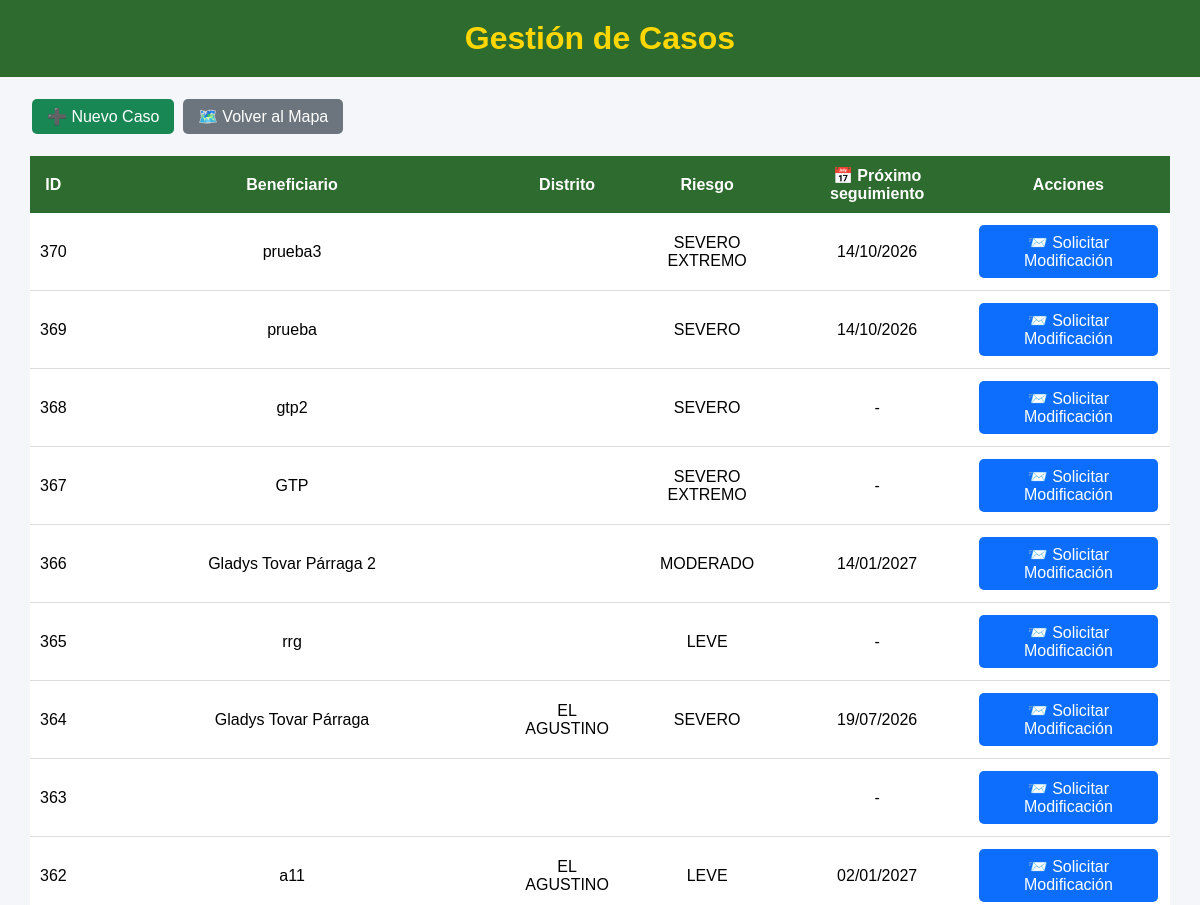
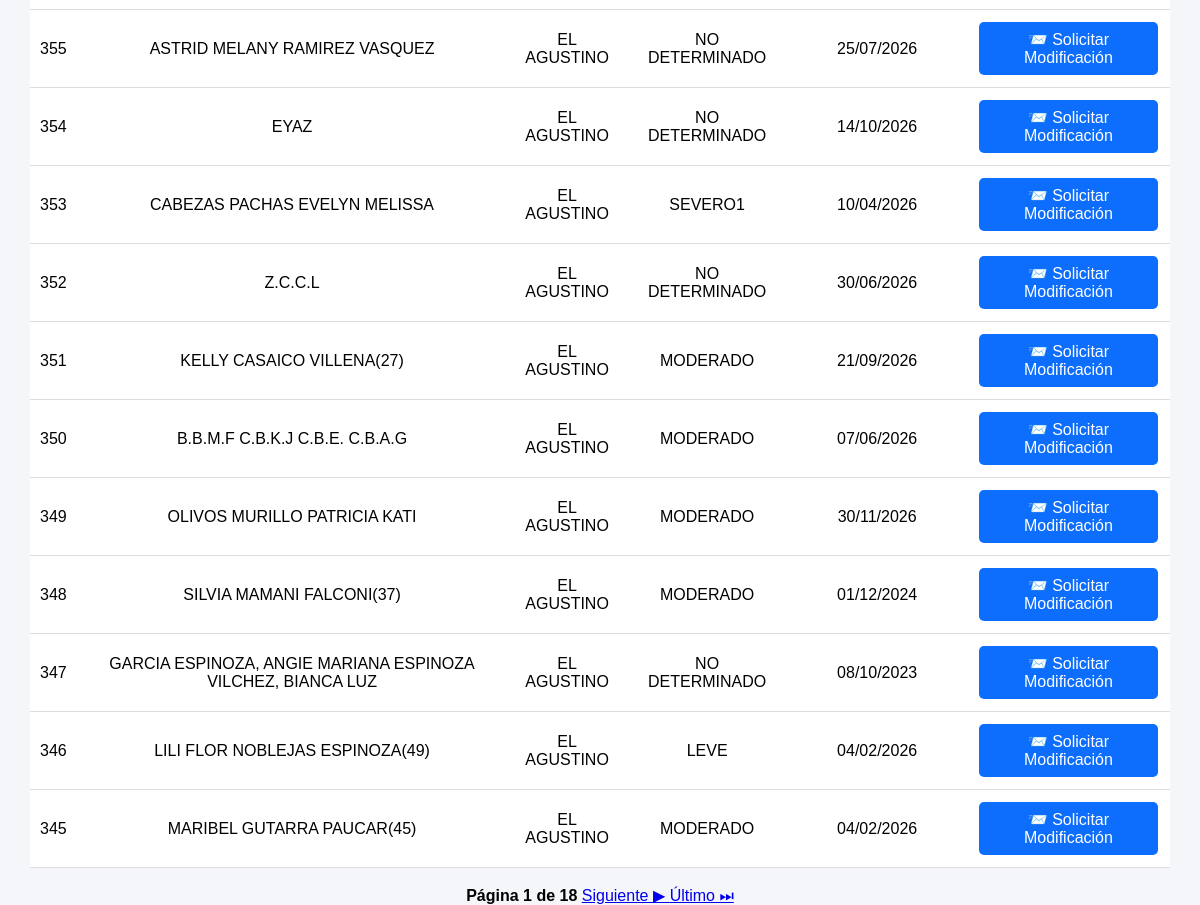
Page /gestion-casos/ (signed in) on the earlier database version (2 pictures, top to bottom).
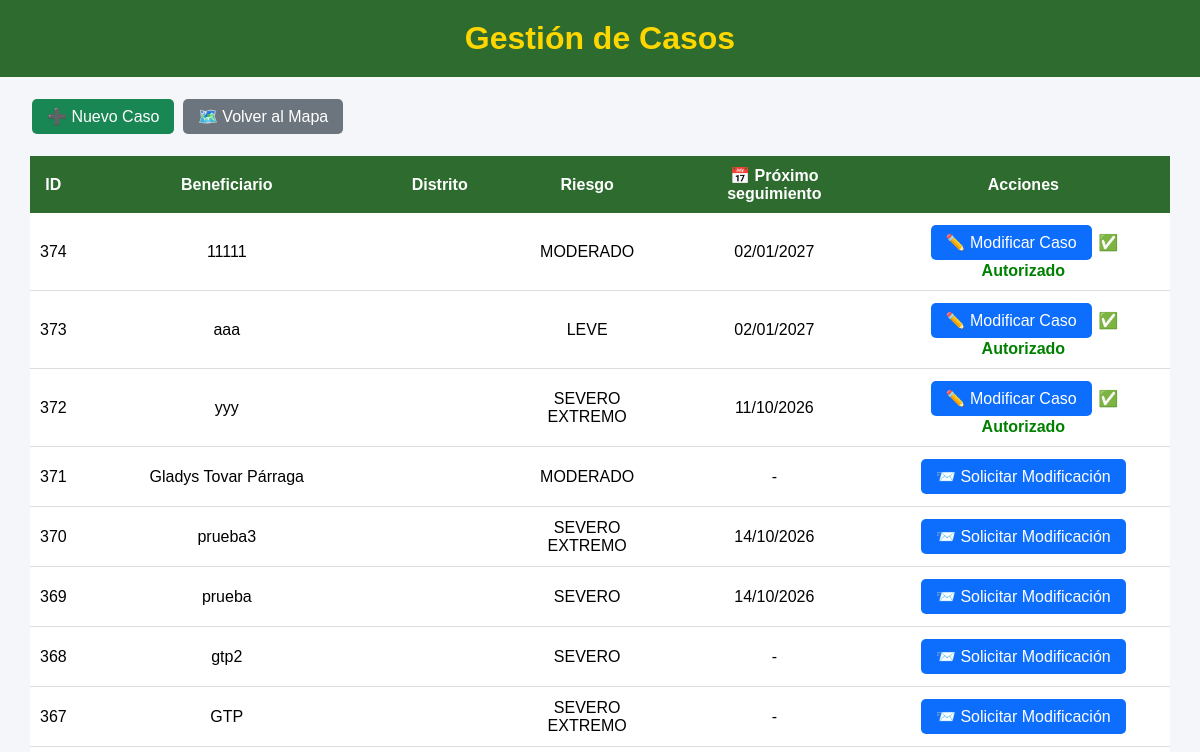
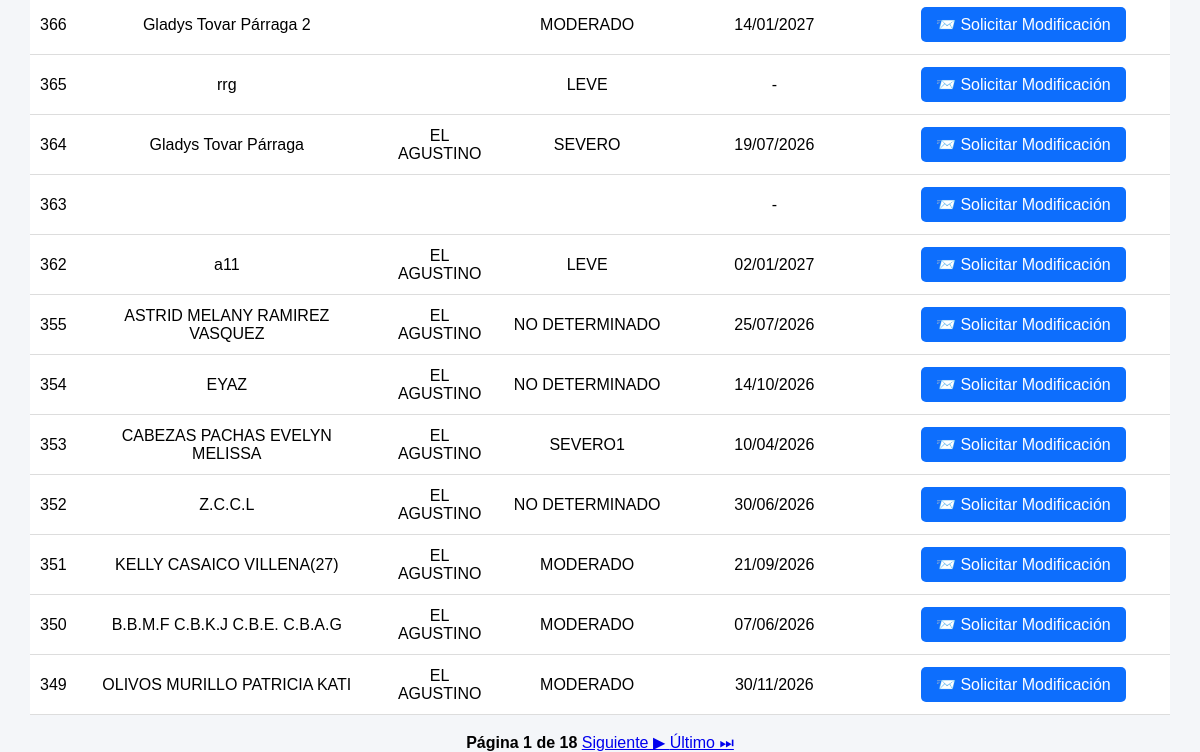
Same page on the later database version (2 pictures, top to bottom).
### mapa/models.py (models this page shows, shortened)
class Caso(models.Model):
    RIESGOS = [
        ("LEVE", "Leve"),
        ("MODERADO", "Moderado"),
        ("SEVERO", "Severo"),
        ("SEVERO EXTREMO", "Severo extremo"),
        ("NO DETERMINADO", "No determinado"),
    ]
    NOTIFICACION = [
        ("PENDIENTE", "Pendiente"),
        ("NOTIFICADO", "Notificado"),
    ]
    DISTRITOS = [
        ("EL AGUSTINO", "EL AGUSTINO"),
        ("ATE", "ATE"),
        ("SANTA ANITA", "SANTA ANITA"),
        ("SAN LUIS", "SAN LUIS"),
        ("LA VICTORIA", "LA VICTORIA"),
        ("RIMAC", "RIMAC"),
        ("CERCADO DE LIMA", "CERCADO DE LIMA"),
    ]
    beneficiario = models.CharField(max_length=200, blank=True)
    dni_beneficiario = models.CharField(
        max_length=8,
        blank=True
    )
    domicilio = models.CharField(max_length=300, blank=True)
    nivel_riesgo = models.CharField(
        max_length=30,
        choices=RIESGOS,
        blank=True
    )
    distrito = models.CharField(
        max_length=100,
        choices=DISTRITOS,
        blank=True
    )
    comisaria = models.CharField(max_length=200, blank=True)
    efectivo = models.CharField(max_length=100, blank=True)
    responsable = models.ForeignKey(
    User,
    null=True,
    blank=True,
    on_delete=models.SET_NULL,
    related_name="casos_asignados"
    )
    folder = models.CharField(max_length=100, blank=True)
    expediente = models.CharField(max_length=100, blank=True)
    agresor = models.CharField(max_length=200, blank=True)
    dni_agresor = models.CharField(
        max_length=8,
        blank=True
    )
    telefono = models.CharField(max_length=50, blank=True)
    fecha_registro = models.DateField(
        null=True,
        blank=True
    )
    ultima_visita = models.DateField(
        null=True,
        blank=True
    )
    fecha_limite = models.DateField(
        "Próximo seguimiento",
        null=True,
        blank=True
)
    notificacion_beneficiario = models.CharField(
        max_length=15,
        choices=NOTIFICACION,
        default="PENDIENTE"
    )
    fecha_notificacion_beneficiario = models.DateField(
        null=True,
        blank=True
    )
    notificacion_agresor = models.CharField(
        max_length=15,
        choices=NOTIFICACION,
        default="PENDIENTE"
    )
    fecha_notificacion_agresor = models.DateField(
        null=True,
        blank=True
    )
    estado = models.CharField(
        max_length=15,
        default="ACTIVO"
    )
    latitud = models.FloatField(
        null=True,
        blank=True
    )
    longitud = models.FloatField(
        null=True,
        blank=True
    )
    edicion_autorizada = models.BooleanField(
        default=False
    )
    class Meta:
        permissions = [
            ("modificar_directo", "Puede modificar casos directamente"),
            ("aprobar_modificacion", "Puede aprobar modificaciones"),
            ("archivar_directo", "Puede archivar casos directamente"),
            ("aprobar_archivado", "Puede aprobar archivados"),
            ("eliminar_directo", "Puede eliminar casos directamente"),
            ("aprobar_eliminacion", "Puede aprobar eliminaciones"),
            ("administrar_usuarios", "Puede administrar usuarios"),
        ]

### mapa/views.py (the view)
# urls.py: path("gestion-casos/", views.gestion_casos, name="gestion_casos"),
@login_required
def gestion_casos(request):
    from django.core.paginator import Paginator
    casos = Caso.objects.filter(
        estado="ACTIVO"
    ).order_by("-id")
    paginador = Paginator(casos, 20)
    pagina = request.GET.get("page")
    casos = paginador.get_page(pagina)
    return render(
        request,
        "mapa/gestion_casos.html",
        {
            "casos": casos
        }
    )

### mapa/templates/mapa/gestion_casos.html (shortened to what this page needs)
<!DOCTYPE html>
<html lang="es">
<head>
</head>
<body>
<header>
    <h1>Gestión de Casos</h1>
</header>
<div class="contenedor">
    <div class="acciones">
        <a href="{% url 'nuevo_caso' %}" class="btn nuevo">
            ➕ Nuevo Caso
        </a>
        <a href="/" class="btn volver">
            🗺️ Volver al Mapa
        </a>
    </div>
    <table>
        <tr>
            <th>ID</th>
            <th>Beneficiario</th>
            <th>Distrito</th>
            <th>Riesgo</th>
            <th>📅 Próximo seguimiento</th>
            <th>Acciones</th>
        </tr>
        {% for caso in casos %}
        <tr>
            <td>{{ caso.id }}</td>
            <td>{{ caso.beneficiario }}</td>
            <td>{{ caso.distrito }}</td>
            <td>{{ caso.nivel_riesgo }}</td>
            <td>
                {% if caso.fecha_limite %}
                    {{ caso.fecha_limite|date:"d/m/Y" }}
                {% else %}
        -
                 {% endif %}
        </td>
         <td>
    {% if request.user.is_superuser or request.user.groups.all.0.name == "Administrador" %}
        <a href="{% url 'editar_caso' caso.id %}" class="btn editar">
            ✏️ Editar
        </a>
        <a href="{% url 'archivar_caso' caso.id %}"
           class="btn archivar"
           onclick="return confirm('¿Desea archivar este caso?');">
            📁 Archivar
        </a>
    {% elif request.user.groups.all.0.name == "Usuario_MP" %}
    {% if caso.edicion_autorizada %}
        <a href="{% url 'editar_caso' caso.id %}" class="btn editar">
            ✏️ Modificar Caso
        </a>
        <span style="color:green; font-weight:bold;">
            ✅ Autorizado
        </span>
    {% else %}
        <a href="{% url 'solicitar_modificacion' caso.id %}" class="btn editar">
            📨 Solicitar Modificación
        </a>
    {% endif %}
{% endif %}
</td>
        </tr>
        {% empty %}
        <tr>
            <td colspan="6">
                No hay casos registrados.
            </td>
        </tr>
        {% endfor %}
    </table>
    <br>
<div style="text-align:center;">
    <strong>
        Página {{ casos.number }} de {{ casos.paginator.num_pages }}
    </strong>
    {% if casos.has_next %}
        <a href="?page={{ casos.next_page_number }}">
            Siguiente ▶
        </a>
        <a href="?page={{ casos.paginator.num_pages }}">
            Último ⏭
        </a>
    {% endif %}
</div>
</div>
</body>
</html>

Differences in the rows shown:
no longer on this page (row unchanged): Caso: id "348", beneficiario "SILVIA MAMANI FALCONI(37)", distrito "EL AGUSTINO", nivel_riesgo "MODERADO", fecha_limite "01/12/2024", edicion_autorizada "📨 Solicitar Modificación"
no longer on this page (row unchanged): Caso: id "347", beneficiario "GARCIA ESPINOZA, ANGIE MARIANA ESPINOZA VILCHEZ, BIANCA LUZ", distrito "EL AGUSTINO", nivel_riesgo "NO DETERMINADO", fecha_limite "08/10/2023", edicion_autorizada "📨 Solicitar Modificación"
no longer on this page (row unchanged): Caso: id "346", beneficiario "LILI FLOR NOBLEJAS ESPINOZA(49)", distrito "EL AGUSTINO", nivel_riesgo "LEVE", fecha_limite "04/02/2026", edicion_autorizada "📨 Solicitar Modificación"
no longer on this page (row unchanged): Caso: id "345", beneficiario "MARIBEL GUTARRA PAUCAR(45)", distrito "EL AGUSTINO", nivel_riesgo "MODERADO", fecha_limite "04/02/2026", edicion_autorizada "📨 Solicitar Modificación"
added Caso: id "374", beneficiario "11111", nivel_riesgo "MODERADO", fecha_limite "02/01/2027", edicion_autorizada "✏️ Modificar Caso"
added Caso: id "373", beneficiario "aaa", nivel_riesgo "LEVE", fecha_limite "02/01/2027", edicion_autorizada "✏️ Modificar Caso"
added Caso: id "372", beneficiario "yyy", nivel_riesgo "SEVERO EXTREMO", fecha_limite "11/10/2026", edicion_autorizada "✏️ Modificar Caso"
added Caso: id "371", beneficiario "Gladys Tovar Párraga", nivel_riesgo "MODERADO", edicion_autorizada "📨 Solicitar Modificación"
